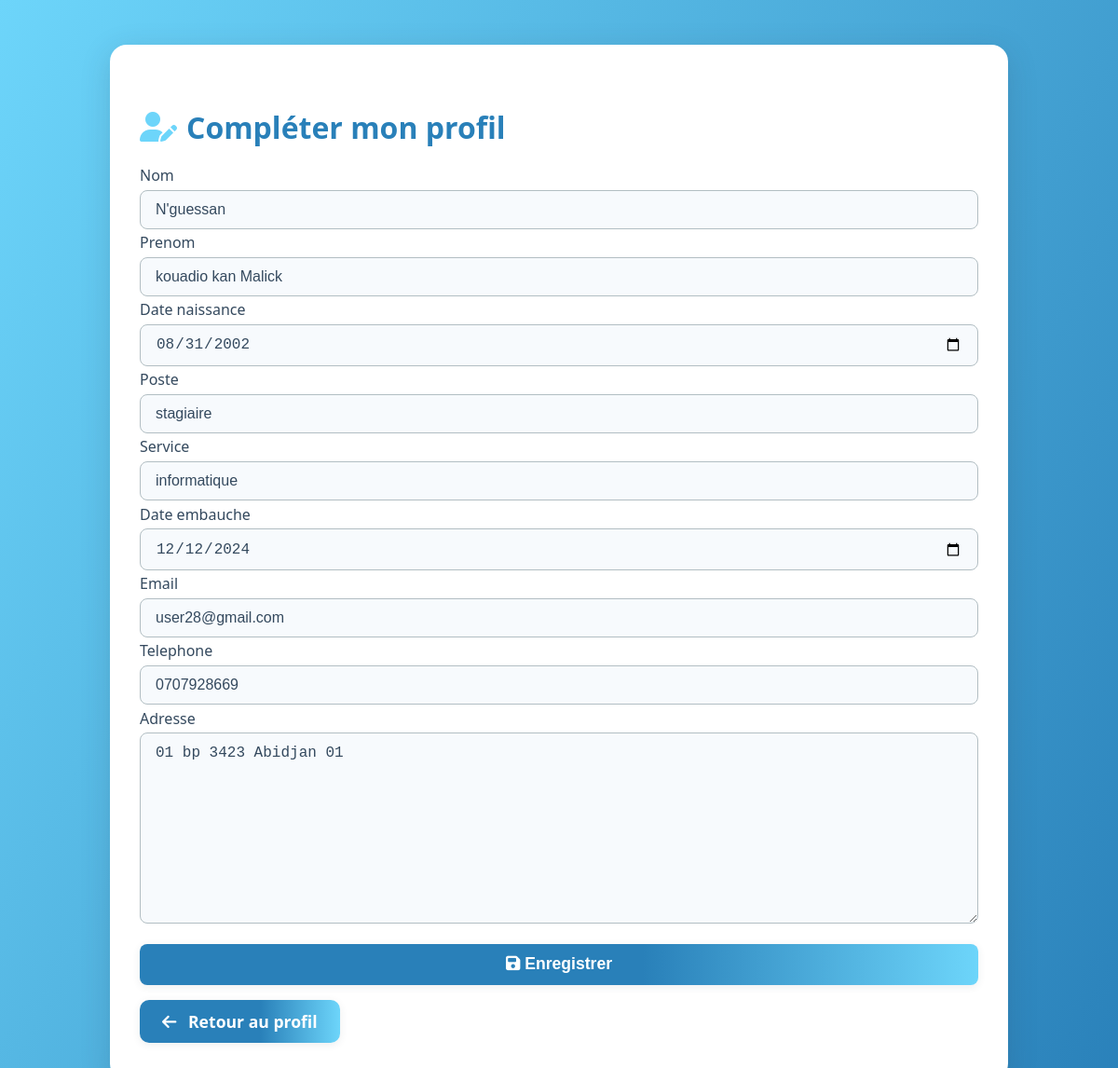
Screenshot of /accounts/employe/completer-profil/ (signed in) with the database file from the repository.
### personnel/models.py (models this page shows, shortened)
class Employe(models.Model):
    user = models.OneToOneField(User, on_delete=models.CASCADE, null=True, blank=True)
    nom = models.CharField(max_length=100)
    prenom = models.CharField(max_length=100)
    date_naissance = models.DateField(null=True, blank=True)
    poste = models.CharField(max_length=100,null=True, blank=True)
    service = models.CharField(max_length=100, null=True, blank=True)
    date_embauche = models.DateField(null=True, blank=True)
    email = models.EmailField(unique=True, null=True, blank=True)
    telephone = models.CharField(max_length=20, null=True, blank=True)
    adresse = models.TextField(null=True, blank=True)

### accounts/views.py (the view)
# urls.py: path('employe/completer-profil/', views.employe_completer_profil, name='employe_completer_profil'),
@login_required
def employe_completer_profil(request):
    from personnel.models import Employe
    from personnel.views import EmployeForm
    from django.db import IntegrityError
    employe = None
    try:
        employe = Employe.objects.get(user=request.user)
    except Employe.DoesNotExist:
        if not Employe.objects.filter(email=request.user.email).exists():
            employe = Employe.objects.create(
                user=request.user,
                nom=request.user.last_name or request.user.username,
                prenom=request.user.first_name or '',
                email=request.user.email
            )
        else:
            employe = Employe.objects.create(
                user=request.user,
                nom=request.user.last_name or request.user.username,
                prenom=request.user.first_name or '',
                email=None
            )
    error_message = None
    if request.method == 'POST':
        form = EmployeForm(request.POST, instance=employe)
        if form.is_valid():
            try:
                form.save()
                return redirect('employe_profil')
            except IntegrityError:
                error_message = "Cet email est déjà utilisé par un autre employé."
    else:
        form = EmployeForm(instance=employe)
    return render(request, 'personnel/completer_profil.html', {'form': form, 'error_message': error_message})

### personnel/views.py (shortened to what this page needs)
class EmployeForm(forms.ModelForm):
    class Meta:
        model = Employe
        fields = ['nom', 'prenom', 'date_naissance', 'poste', 'service', 'date_embauche', 'email', 'telephone', 'adresse']
        widgets = {
            'nom': forms.TextInput(attrs={'class': 'login-input'}),
            'prenom': forms.TextInput(attrs={'class': 'login-input'}),
            'date_naissance': forms.DateInput(attrs={'type': 'date', 'class': 'login-input'}),
            'poste': forms.TextInput(attrs={'class': 'login-input'}),
            'service': forms.TextInput(attrs={'class': 'login-input'}),
            'date_embauche': forms.DateInput(attrs={'type': 'date', 'class': 'login-input'}),
            'email': forms.EmailInput(attrs={'class': 'login-input'}),
            'telephone': forms.TextInput(attrs={'class': 'login-input'}),
            'adresse': forms.Textarea(attrs={'class': 'login-input'}),
        }

### personnel/templates/personnel/completer_profil.html (shortened to what this page needs)
<!DOCTYPE html>
<html lang="fr">
<head>
    {% load static %}
    <link rel="stylesheet" href="https://cdnjs.cloudflare.com/ajax/libs/font-awesome/6.4.0/css/all.min.css">
    <link rel="stylesheet" href="{% static 'personnel/completer_profil.css' %}">
    <link rel="stylesheet" href="{% static 'accounts/employe_profil.css' %}">
</head>
<body>
    <div class="container">
        <h2><i class="fas fa-user-edit"></i> Compléter mon profil</h2>
        <form method="post" class="login-form">
            {% for field in form %}
            <div class="form-group">
                <label class="form-label" for="{{ field.id_for_label }}">
                    {{ field.label }}
                </label>
                <div class="input-icon-wrapper">
                    {{ field }}
                </div>
            </div>
            {% endfor %}
            <button type="submit" class="login-btn"><i class="fas fa-save"></i> Enregistrer</button>
        </form>
        <a href="{% url 'employe_profil' %}" class="logout-link" style="margin-top:1rem;"><i class="fas fa-arrow-left"></i> Retour au profil</a>
    </div>
</body>
</html>

### personnel/static/personnel/completer_profil.css (style rules this page uses)
.form-label { color: #34495e; font-size: 1rem; font-weight: 500; margin-bottom: 0.3rem; display: flex; align-items: center; gap: 6px; background: none; border-radius: 0; box-shadow: none; padding: 0; letter-spacing: 0; }
.input-icon-wrapper { width: 100%; display: flex; align-items: center; gap: 0.5rem; }
.login-input { width: 100%; padding: 0.7rem 1rem; border: 1px solid #b2bec3; border-radius: 8px; font-size: 1rem; background: #f7fafd; color: #34495e; margin-bottom: 0.2rem; transition: border 0.2s; }
.login-btn { width: 100%; padding: 0.7rem 1rem; background: linear-gradient(90deg, #2980b9 60%, #6dd5fa 100%); color: #fff; border: none; border-radius: 8px; font-size: 1.1rem; font-weight: 700; cursor: pointer; margin-top: 1.2rem; box-shadow: 0 2px 8px rgba(44, 62, 80, 0.09); transition: background 0.2s, box-shadow 0.2s; }

### accounts/static/accounts/employe_profil.css (style rules this page uses)
body { margin: 0; font-family: 'Segoe UI', Arial, sans-serif; background: linear-gradient(120deg, #6dd5fa 0%, #2980b9 100%); min-height: 100vh; }
.container { max-width: 600px; margin: 3rem auto; background: #fff; border-radius: 18px; box-shadow: 0 8px 32px rgba(44, 62, 80, 0.18); padding: 2.5rem 2rem; text-align: left; }
.container { max-width: 900px; margin: 3rem auto; background: #fff; border-radius: 18px; box-shadow: 0 8px 32px rgba(44, 62, 80, 0.18); padding: 2.5rem 2rem; text-align: left; }
h2 { color: #2980b9; font-size: 2rem; font-weight: 700; margin-bottom: 1.2rem; display: flex; align-items: center; gap: 10px; }
h2 i { color: #6dd5fa; font-size: 2rem; }
.logout-link { display: inline-block; background: linear-gradient(90deg, #2980b9 60%, #6dd5fa 100%); color: #fff; border-radius: 10px; padding: 0.7rem 1.5rem; font-size: 1.1rem; font-weight: 600; text-decoration: none; box-shadow: 0 2px 8px rgba(44, 62, 80, 0.09); transition: background 0.2s; margin-top: 1.2rem; }
.logout-link i { margin-right: 8px; }

### rows the page displays
Employe: form "N'guessan" "kouadio kan Malick" "08/31/2002" "stagiaire" "informatique" "12/12/2024" "user28@gmail.com" "0707928669" "01 bp 3423 Abidjan 01"

### other values shown
{{ field.label }} "Nom" "Prenom" "Date naissance" "Poste" "Service" "Date embauche" "Email" "Telephone" "Adresse"
